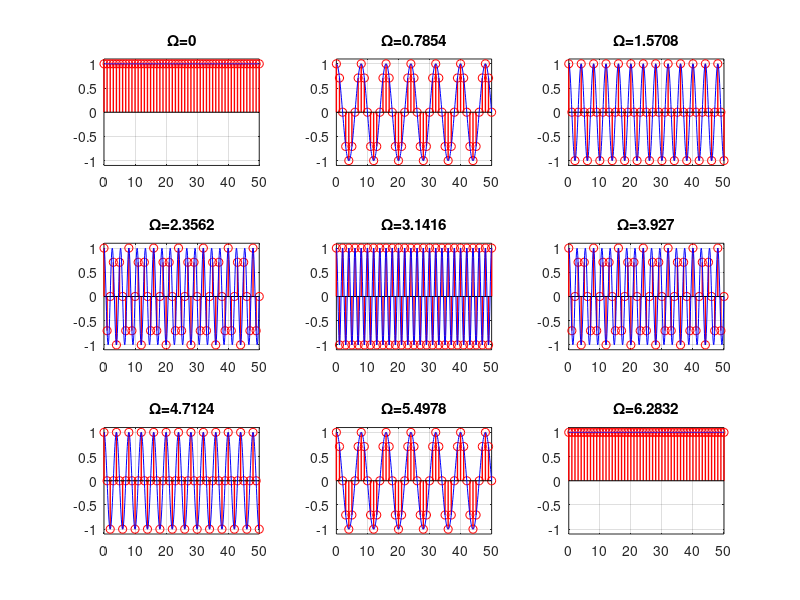

Here is the MATLAB script that generated this plot:
% ----------------------------------------------------
% Función senoidal compuesta: 
%           x =cos(Ωn)
% ----------------------------------------------------

n = 0:50;
t=0:0.1:50;
frec_dig=[0 pi/4 pi/2 3*pi/4 pi 5*pi/4 3*pi/2 7*pi/4 2*pi];

for i=1:1:9
    subplot(3,3,i)
    xn = cos(n*frec_dig(i));
    stem(n,xn,'r','linewidth',1);
    hold on
    
    if i<=5
        xt = cos(t*frec_dig(i));
        plot(t,xt,'b');
    else
        xt = cos(t*(frec_dig(10-i)));
        plot(t,xt,'b');
    end
    
    axis([0 50 -1.1 1.1])
    grid on;
    title(['Ω=',num2str(frec_dig(i))]);
end